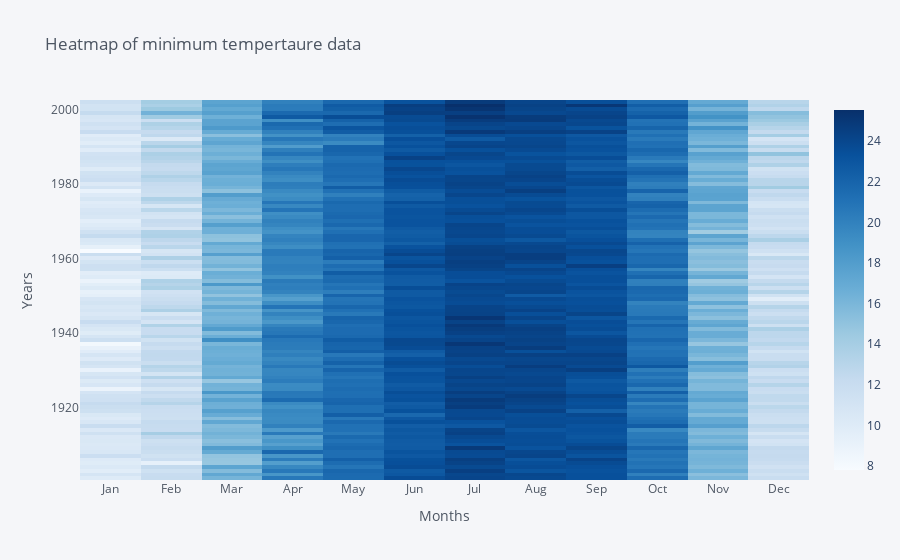

Here is the notebook cell this chart was saved with:
### Markdown cell above
# Heatmap of minimum tempertaure data

### Code cell
temp_data_matrix.iplot(kind = 'heatmap' , colorscale='Blues',title='Heatmap of minimum tempertaure data',
    xTitle='Months',
    yTitle='Years')

### Figure 1 — Plotly figure (JSON) as saved in the notebook; plotly's stock layout.template omitted (floating-point values rounded to 4 significant figures; data arrays with more than 128 entries replaced by an {"elided": "..."} marker saying what was removed)
{"data": [{"colorscale": [[0, "rgb(247,251,255)"], [0.125, "rgb(222,235,247)"], [0.25, "rgb(198,219,239)"], [0.375, "rgb(158,202,225)"], [0.5, "rgb(107,174,214)"], [0.625, "rgb(66,146,198)"], [0.75, "rgb(33,113,181)"], [0.875, "rgb(8,81,156)"], [1, "rgb(8,48,107)"]], "type": "heatmap", "x": ["Jan", "Feb", "Mar", "Apr", "May", "Jun", "Jul", "Aug", "Sep", "Oct", "Nov", "Dec"], "y": [1901, 1902, 1903, 1904, 1905, 1906, 1907, 1908, 1909, 1910, 1911, 1912, 1913, 1914, 1915, 1916, 1917, 1918, 1919, 1920, 1921, 1922, 1923, 1924, 1925, 1926, 1927, 1928, 1929, 1930, 1931, 1932, 1933, 1934, 1935, 1936, 1937, 1938, 1939, 1940, 1941, 1942, 1943, 1944, 1945, 1946, 1947, 1948, 1949, 1950, 1951, 1952, 1953, 1954, 1955, 1956, 1957, 1958, 1959, 1960, 1961, 1962, 1963, 1964, 1965, 1966, 1967, 1968, 1969, 1970, 1971, 1972, 1973, 1974, 1975, 1976, 1977, 1978, 1979, 1980, 1981, 1982, 1983, 1984, 1985, 1986, 1987, 1988, 1989, 1990, 1991, 1992, 1993, 1994, 1995, 1996, 1997, 1998, 1999, 2000, 2001, 2002], "z": {"elided": "102x12 float values"}, "zmax": 25.53, "zmin": 7.805}], "layout": {"legend": {"bgcolor": "#F5F6F9", "font": {"color": "#4D5663"}}, "paper_bgcolor": "#F5F6F9", "plot_bgcolor": "#F5F6F9", "title": {"font": {"color": "#4D5663"}, "text": "Heatmap of minimum tempertaure data"}, "xaxis": {"gridcolor": "#E1E5ED", "showgrid": true, "tickfont": {"color": "#4D5663"}, "title": {"font": {"color": "#4D5663"}, "text": "Months"}, "zerolinecolor": "#E1E5ED"}, "yaxis": {"gridcolor": "#E1E5ED", "showgrid": true, "tickfont": {"color": "#4D5663"}, "title": {"font": {"color": "#4D5663"}, "text": "Years"}, "zerolinecolor": "#E1E5ED"}}}
